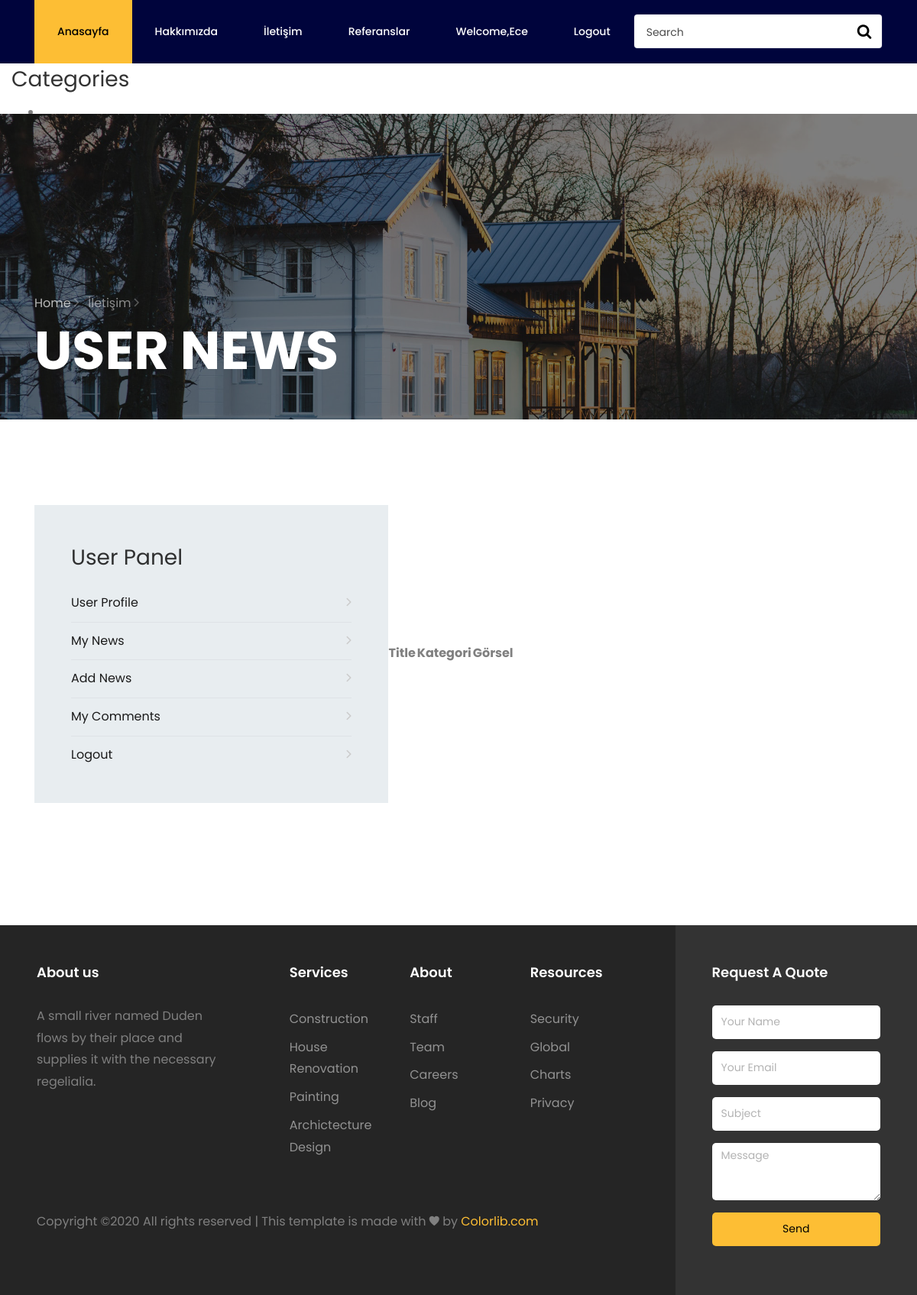
Page /user/haber_show/ (signed in) on the earlier database version.
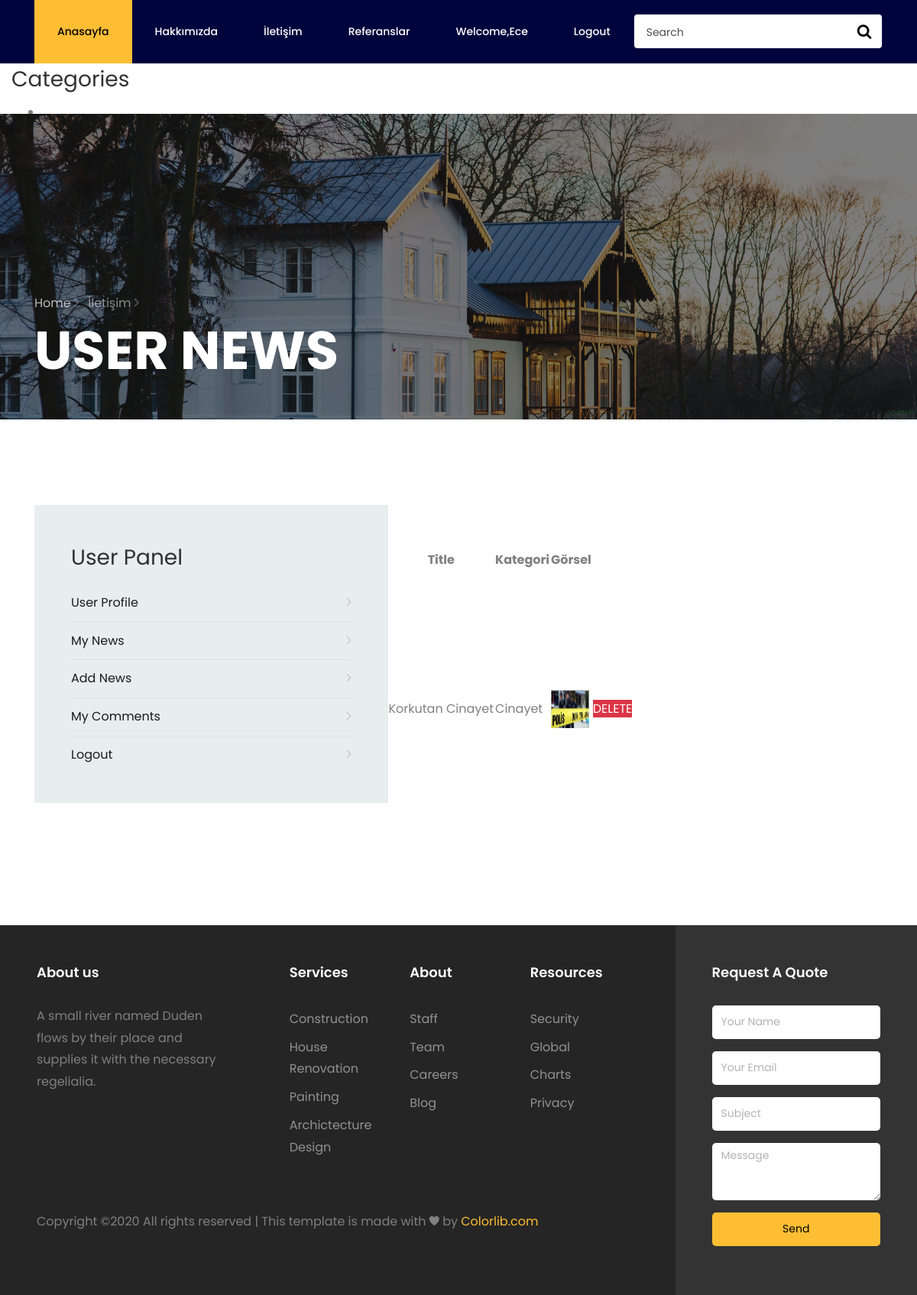
Same page on the later database version.
### haber/models.py (models this page shows, shortened)
class Haber(models.Model):
    STATUS = (
        ('True', 'Evet'),
        ('False', 'Hayır'),
    )
    user = models.ForeignKey(User, on_delete=models.SET_NULL, null=True)
    category = models.ForeignKey(Category, on_delete=models.CASCADE)
    title = models.CharField(max_length=150)
    description = models.CharField(max_length=255)
    keywords = models.CharField(max_length=255)
    image = models.ImageField(blank=True, upload_to='images/')
    detail = RichTextUploadingField()
    slug = models.SlugField(unique=True, null=False, default=uuid.uuid1)
    status = models.CharField(max_length=10, choices=STATUS)
    create_at = models.DateTimeField(auto_now_add=True)
    update_at = models.DateTimeField(auto_now_add=True)
    def image_tag(self):
        return mark_safe('<img src ="{}" height="50" />'.format(self.image.url))
    image_tag.short_description = 'Image'
    def image_tag(self):
        return mark_safe('<img src="{}" height="50"/>'.format(self.image.url))
    image_tag.short_description = 'Image'

class Category(MPTTModel):
    STATUS = (
        ('True', 'Evet'),
        ('False', 'Hayır'),
    )
    title = models.CharField(max_length=30)
    description = models.CharField(max_length=200)
    keywords = models.CharField(max_length=200)
    image = models.ImageField(blank=True, upload_to='images/')
    status = models.CharField(max_length=10, choices=STATUS)
    slug = models.SlugField(unique=True,default=uuid.uuid1)
    parent = TreeForeignKey('self', blank=True, null=True, related_name='children', on_delete=models.CASCADE)
    create_at = models.DateTimeField(auto_now_add=True)
    update_at = models.DateTimeField(auto_now_add=True)
    class MPTTMeta:
        order_insertion_by = ['title']
    def __str__(self):
        full_path = [self.title]
        k = self.parent
        while k is not None:
            full_path.append(k.title)
            k = k.parent
        return '/'.join(full_path[::-1])
    def image_tag(self):
        return mark_safe('<img src ="{}" height="50" />'.format(self.image.url))
    image_tag.short_description = 'Image'

### user/views.py (the view)
# urls.py: path('haber_show/', views.haber_show, name='haber_show'),
@login_required(login_url='/login')
def haber_show(request):
    category = Category.objects.all()
    current_user = request.user
    haber = Haber.objects.filter(user_id=current_user.id, status='True')
    context = {
        'category': category,
        'haber': haber,
    }
    return render(request, 'user_news.html', context)

### user/templates/user_news.html (shortened to what this page needs)
{% extends "homebase.html" %}
{% load static %}
{% block content %}
    <section class="hero-wrap hero-wrap-2" style="background-image: url({% static 'images/bg_3.jpg' %});" data-stellar-background-ratio="0.5">
        <div class="overlay"></div>
        <div class="container">
            <div class="row no-gutters slider-text align-items-end">
                <div class="col-md-9 ftco-animate pb-5">
                    <p class="breadcrumbs mb-2"><span class="mr-2"><a href="index.html">Home <i class="ion-ios-arrow-forward"></i></a></span> <span>İletişim <i class="ion-ios-arrow-forward"></i></span></p>
                    <h1 class="mb-0 bread">User News</h1>
                </div>
            </div>
        </div>
    </section>
    <section class="ftco-section">
        <div class="container">
            <div class="row justify-content-center">
                <div class="col-md-12">
                    <div class="wrapper">
                        <div class="row no-gutters mb-5">
                            <div class="col-md-5">
                                <div class="contact-wrap w-100 p-md-5 p-4">
                                    <h3 class="mb-4">User Panel</h3>
                                    {% include "user_panel.html" %}
                                </div>
                            </div>
                            <div class="col-md-7 d-flex align-items-stretch">
                                <table>
                                <tr>
                                        <th class ="text-center">Title </th>
                                        <th class ="text-center">Kategori </th>
                                        <th class ="text-center">Görsel </th>
                                </tr>
                                    {% for rs in haber %}
                                        <tr>
                                            <td  class="text-left">{{ rs.title }}</td>
                                            <td  class="text-left">{{ rs.category }}</td>
                                           <td> <img src="{{ rs.image.url }}" class="text-left" style="height: 50px; width: 50px" ></td>
                                            <td class="text-left"><a class="btn-danger" href ="/user/haber_delete/{{ rs.id }}" onclick="return confirm('Delete! Are you sure?')">DELETE</a></td>
                                        </tr>
                                    {% endfor %}
                                </table>
                           </div>
                        </div>
                    </div>
                </div>
            </div>
        </div>
    </section>
{% endblock %}
{% block sidebar %}
    {% include "sidebar.html" %}
{% endblock %}

Differences in the rows shown:
now on this page (row edited): Haber: title "Korkutan Cinayet", category "Cinayet", image (picture)
